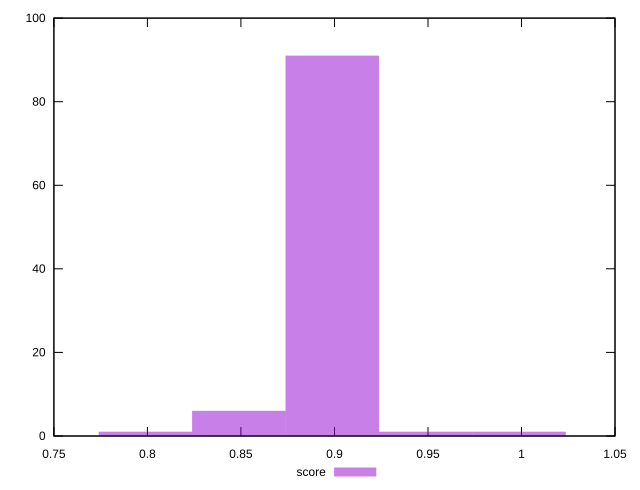

Generate this figure with gnuplot:
reset
set terminal svg size 640, 490 enhanced background rgb 'white'
set output "reprap/total-blocking-time/samples/pages+cached/score/histogram.svg"

$score <<EOF
0.9986794538187573 1
0.8988115084368816 91
0.9487454811278195 1
0.8488775357459438 6
0.7989435630550059 1
EOF

set key outside below
set boxwidth 0.04993397269093787
set yrange [0:100]
set style fill transparent solid 0.5 noborder

plot \
  $score title "score" with boxes, \


reset
